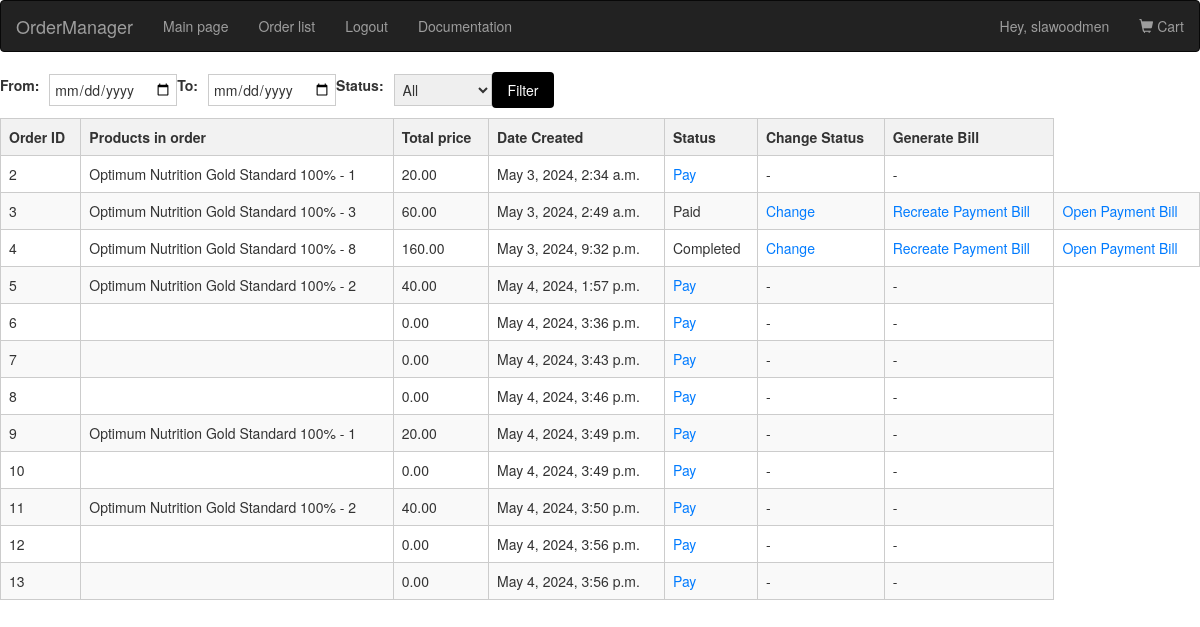
Page /orders/ (signed in) on the committed database.
### users/models.py (models this page shows, shortened)
class User(AbstractUser):
    class Role(models.TextChoices):
        USER = "USER", "user"
        ADMIN = "ADMIN", "admin"
    base_role = Role.USER
    role = models.CharField(max_length=50, choices=Role.choices, blank=True, null=True)

### market/models.py (models this page shows, shortened)
class Order(models.Model):
    STATUS_CHOICES = (
        ("Undecided", "UNDECIDED"),
        ("Paid", "PAID"),
        ("Completed", "COMPLETED"),
    )
    customer = models.ForeignKey(User, on_delete=models.CASCADE, related_name='orders')
    address = models.CharField(max_length=250, default="")
    postal_code = models.CharField(max_length=20, default="")
    department_number = models.CharField(max_length=100, default="")
    created = models.DateTimeField(auto_now_add=False, blank=True, null=True, default=timezone.now)
    updated = models.DateTimeField(auto_now_add=False, blank=True, null=True, default=timezone.now)
    file = models.FileField(default="", null=True, blank=True)
    is_paid = models.BooleanField(default=False, null=True, blank=True)
    status = models.CharField(max_length=10, choices=STATUS_CHOICES, default="Undecided")
    phone = models.CharField(max_length=20, default="")
    created_at = models.DateTimeField(auto_now_add=True)
    total_price = models.DecimalField(max_digits=10, decimal_places=2, default=0)

class OrderItem(models.Model):
    order_of_item = models.ForeignKey('Order', on_delete=models.CASCADE, related_name='order_items', blank=True, null=True)
    product = models.ForeignKey(Product, on_delete=models.CASCADE, blank=True, null=True)
    quantity = models.PositiveIntegerField(default=0)
    price = models.DecimalField(max_digits=10, decimal_places=2, default=0)

class Product(models.Model):
    category = models.ForeignKey(Category, on_delete=models.SET_NULL, null=True)
    name = models.CharField(max_length=150, blank=True, null=True)
    image = models.ImageField(upload_to='products/', default='/default/image.jpg')
    price = models.DecimalField(max_digits=10, decimal_places=2, blank=True, null=True)
    short_description = models.TextField(max_length=200, blank=True, null=True)
    description = RichTextField()
    old_price = models.DecimalField(
        default=None, max_digits=10, decimal_places=2, blank=True, null=True
    )
    created = models.DateTimeField(
        auto_now_add=False, blank=True, null=True, default=timezone.now
    )
    def __str__(self):
        return self.name

### market/views.py (the view)
# urls.py: path("orders/", views.GetOrdersView.as_view(), name="showorders"),
class GetOrdersView(LoginRequiredMixin, View):
    def get(self, request):
        data = Order.objects.all()
        orders = filter_orders(request, data)
        context = {"orders": orders}
        return render(request, "market/order_list.html", context)

### market/utils.py (called while the page is built)
def filter_orders(request, queryset):
    from_date = request.GET.get("from")
    to_date = request.GET.get("to")
    status = request.GET.get("status")
    if from_date and to_date:
        queryset = queryset.filter(created__range=[from_date, to_date])
    if status:
        queryset = queryset.filter(status=status)
    user_role = request.user.role
    q = Q()
    if user_role == "CASHIER":
        q |= Q(status__in=["Undecided", "Paid"])
    elif user_role == "CONSULTANT":
        q |= Q(status__in=["Paid", "Completed"])
    elif user_role == "USER":
        q |= Q(customer=request.user)
    orders = queryset.filter(q)
    orders = orders.order_by("created", "status")
    return orders

### market/templates/market/order_list.html (shortened to what this page needs)
{% extends "main.html" %}
{% block content %}
<section>
    {% if orders %}
    <form method="GET" action="" class="filter-form">
        {% if request.user.role == 'ADMIN' %}
        <label for="from">From:</label>
        <input type="date" id="from" name="from">
        <label for="to">To:</label>
        <input type="date" id="to" name="to">
        {% endif %}
        <label for="status">Status:</label>
        <select id="status" name="status">
            <option value="">All</option>
        </select>
        <button type="submit" class="buy-button">Filter</button>
    </form>
    <table class="order-table">
        <thead>
            <tr>
                <th>Order ID</th>
                <th>Products in order</th>
                <th>Total price</th>
                <th>Date Created</th>
                <th>Status</th>
                {% if request.user.role != 'USER' %}
                <th>Change Status</th>
                <th>Generate Bill</th>
                {% endif %}
            </tr>
        </thead>
        <tbody>
            {% for order in orders %}
            <tr>
                <td>{{ order.id }}</td>
                <td>
                    {% for item in order.order_items.all %}
                    {{ item.product }} - {{ item.quantity }}<br>
                    {% endfor %}
                </td>
                <td>{{ order.total_price }}</td>
                <td>{{ order.created }}</td>
                {% if not order.is_paid %}
                {% if request.user == order.customer %}
                <td><a href="{% url 'checkout' pk=order.id %}">Pay</a></td>
                {% endif %}
                {% else %}
                <td><p>{{ order.status }}</p></td>
                {% endif %}
                {% if request.user.role != 'USER' and order.is_paid %}
                <td><a href="{% url 'change_status' pk=order.id %}">Change</a></td>
                {% if order.file %}
                <td><a href="{% url 'genpayment' pk=order.id %}">Recreate Payment Bill</a></td>
                <td><a href="{% url 'view_html' pk=order.id %}">Open Payment Bill</a></td>
                {% elif request.user.role == 'ADMIN' %}
                <td><a href="{% url 'genpayment' pk=order.id %}">Create Payment Bill</a></td>
                {% else %}
                <td>-</td>
                {% endif %}
                {% elif request.user.role != 'USER' %}
                <td>-</td>
                <td>-</td>
                {% endif %}
            </tr>
            {% endfor %}
        </tbody>
    </table>
    {% else %}
    <h1>There are no orders.</h1>
    {% endif %}
</section>
{% endblock %}

### templates/havbar.html (shortened to what this page needs)
{% load static %}
<!DOCTYPE html>
<html lang="en">
<head>
  <link rel="stylesheet" href="https://maxcdn.bootstrapcdn.com/bootstrap/3.4.1/css/bootstrap.min.css">
  <link rel="stylesheet" href="{% static 'styles/main.css' %}">
</head>
{% block content %}
<body>
<nav class="navbar navbar-inverse">
  <div class="container-fluid">
    <div class="navbar-header">
      <a class="navbar-brand" href="{% url 'main' %}">OrderManager</a>
    </div>
    <ul class="nav navbar-nav">
      <li><a href="{% url 'main' %}">Main page</a></li>
      <li><a href="{% url 'showorders' %}">Order list</a></li>
      {% if request.user.is_authenticated %}
      <li><a href="{% url 'logout' %}">Logout</a></li>
      {% else %}
      <li><a href="{% url 'login' %}">Login/Sign Up</a></li>
      {% endif %}
      <li><a href="{% url 'docs' %}">Documentation</a></li>
    </ul>
    <ul class="nav navbar-nav navbar-right">
      {% if request.user.is_authenticated %}
      <li><p class="navbar-text">Hey, {{ request.user }}</p></li>
      <li><a href="{% url 'cart'%}"><span class="glyphicon glyphicon-shopping-cart"></span> Cart</a></li>
      {% endif %}
    </ul>
  </div>
</nav>
</body>
{% endblock %}
</html>

### static/styles/main.css (style rules this page uses)
.filter-form { display: flex; align-items: center; margin-bottom: 10px; }
.filter-form label { margin-right: 10px; }
.filter-form select, .filter-form input[type="date"] { padding: 4px; border: 1px solid #ccc; }
.order-table { width: 100%; border-collapse: collapse; }
.order-table th, .order-table td { border: 1px solid #ccc; padding: 8px; }
.order-table th { background-color: #f2f2f2; font-weight: bold; }
.order-table tbody tr:nth-child(even) { background-color: #f9f9f9; }
.order-table a { text-decoration: none; color: #007bff; }
.order-table p { margin: 0; }
.buy-button { display: inline-block; padding: 8px 16px; background-color: #000000; color: #fff; text-decoration: none; border-radius: 4px; }
label { display: block; font-weight: bold; margin-bottom: 10px; }
.buy-button { padding: 8px 16px; background-color: #000; color: #fff; border: none; border-radius: 4px; cursor: pointer; }

### rows in the picture
User: user "slawoodmen"
Order: id "2", total_price "20.00", created "May 3, 2024, 2:34 a.m.", is_paid "Pay"
OrderItem: product "Optimum Nutrition Gold Standard 100%", quantity "1"
Order: id "3", total_price "60.00", created "May 3, 2024, 2:49 a.m.", status "Paid", is_paid "Change"
OrderItem: product "Optimum Nutrition Gold Standard 100%", quantity "3"
Order: id "4", total_price "160.00", created "May 3, 2024, 9:32 p.m.", status "Completed", is_paid "Change"
OrderItem: product "Optimum Nutrition Gold Standard 100%", quantity "8"
Order: id "5", total_price "40.00", created "May 4, 2024, 1:57 p.m.", is_paid "Pay"
OrderItem: product "Optimum Nutrition Gold Standard 100%", quantity "2"
Order: id "6", total_price "0.00", created "May 4, 2024, 3:36 p.m.", is_paid "Pay"
Order: id "7", total_price "0.00", created "May 4, 2024, 3:43 p.m.", is_paid "Pay"
Order: id "8", total_price "0.00", created "May 4, 2024, 3:46 p.m.", is_paid "Pay"
Order: id "9", total_price "20.00", created "May 4, 2024, 3:49 p.m.", is_paid "Pay"
OrderItem: product "Optimum Nutrition Gold Standard 100%", quantity "1"
Order: id "10", total_price "0.00", created "May 4, 2024, 3:49 p.m.", is_paid "Pay"
Order: id "11", total_price "40.00", created "May 4, 2024, 3:50 p.m.", is_paid "Pay"
OrderItem: product "Optimum Nutrition Gold Standard 100%", quantity "2"
Order: id "12", total_price "0.00", created "May 4, 2024, 3:56 p.m.", is_paid "Pay"
Order: id "13", total_price "0.00", created "May 4, 2024, 3:56 p.m.", is_paid "Pay"
